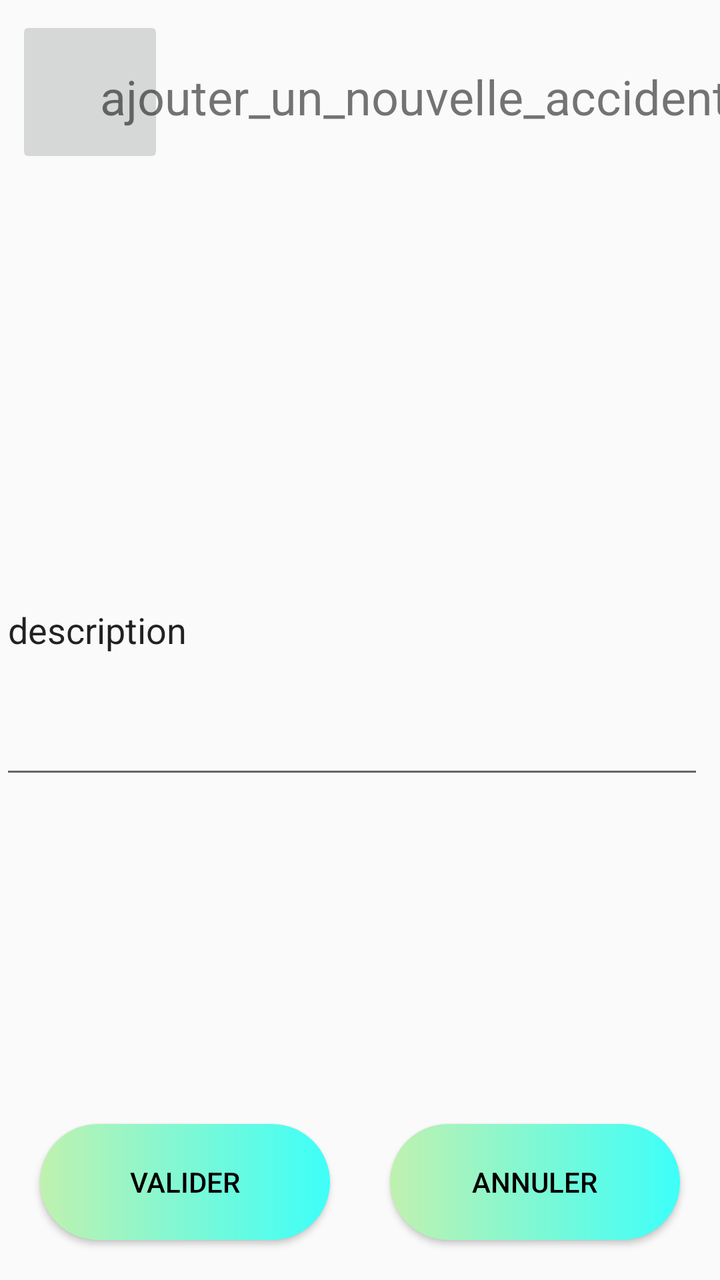
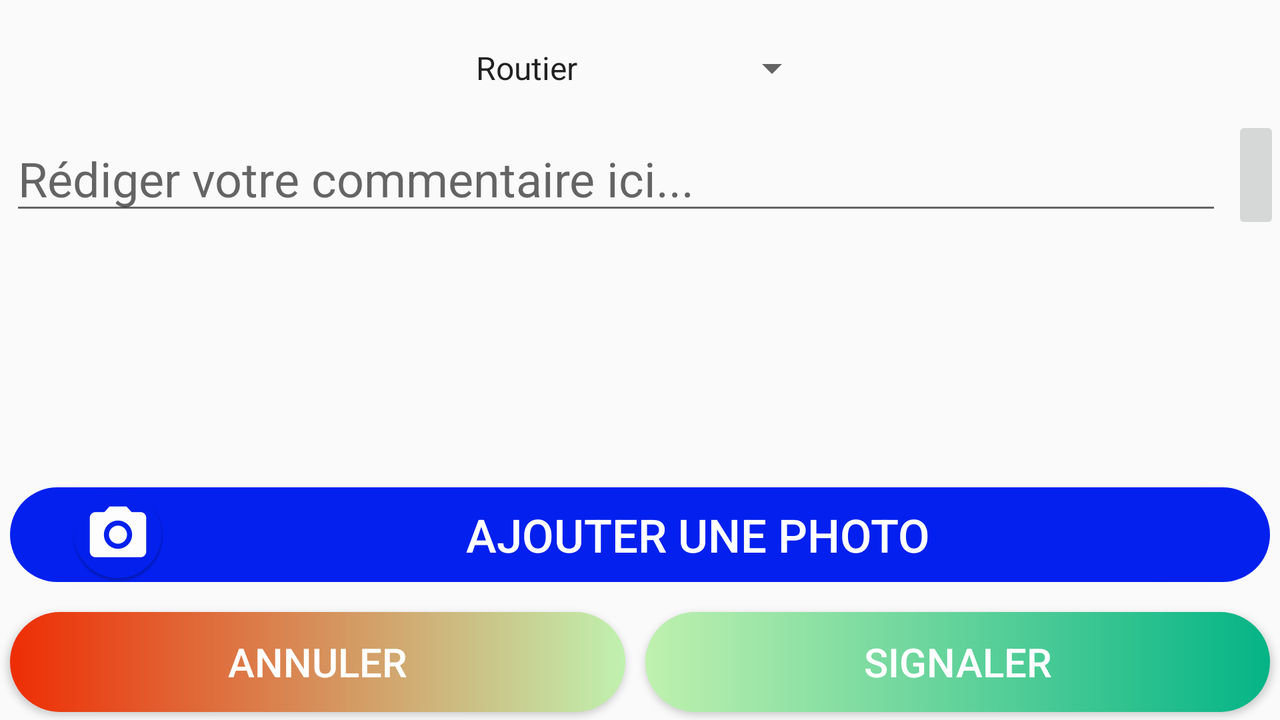

Two renders of one Android screen. The first uses the default layout on a phone; the second uses the alternative layout the repository ships for a different screen configuration, on a matching device. The two XML files are below.
<!-- AndroidManifest.xml: activity theme AppTheme -->
<!-- res/layout/add_accident.xml -->
<?xml version="1.0" encoding="utf-8"?>
<androidx.constraintlayout.widget.ConstraintLayout
    xmlns:android="http://schemas.android.com/apk/res/android"
    xmlns:app="http://schemas.android.com/apk/res-auto"
    xmlns:tools="http://schemas.android.com/tools"
    android:layout_width="match_parent"
    android:layout_height="match_parent">

    <Button
        android:id="@+id/valid"
        android:layout_width="145dp"
        android:layout_height="58dp"
        android:layout_margin="20dp"
        android:layout_marginStart="32dp"
        android:layout_marginBottom="32dp"
        android:layout_weight="2"
        android:background="@drawable/custom_button1"
        android:text="valider"
        android:textColor="#000000"
        app:layout_constraintBottom_toBottomOf="parent"
        app:layout_constraintStart_toStartOf="parent" />

    <Button
        android:id="@+id/cancel"
        android:layout_width="145dp"
        android:layout_height="58dp"
        android:layout_margin="20dp"
        android:layout_marginEnd="32dp"
        android:layout_marginBottom="32dp"
        android:layout_weight="2"
        android:background="@drawable/custom_button1"
        android:text="annuler"
        android:textColor="#000000"
        app:layout_constraintBottom_toBottomOf="parent"
        app:layout_constraintEnd_toEndOf="parent" />

    <ImageButton
        android:id="@+id/back"
        android:layout_width="74dp"
        android:layout_height="76dp"
        android:layout_marginStart="8dp"
        android:layout_marginTop="8dp"
        android:src="@drawable/arrow_left"
        app:layout_constraintStart_toStartOf="parent"
        app:layout_constraintTop_toTopOf="parent" />

    <TextView
        android:id="@+id/Titre1"
        android:layout_width="wrap_content"
        android:layout_height="wrap_content"
        android:layout_marginStart="8dp"
        android:layout_marginTop="32dp"
        android:layout_marginEnd="8dp"
        android:text="ajouter_un_nouvelle_accident"
        android:textSize="24sp"
        app:layout_constraintEnd_toEndOf="parent"
        app:layout_constraintHorizontal_bias="0.769"
        app:layout_constraintStart_toEndOf="@+id/back"
        app:layout_constraintTop_toTopOf="parent"/>

    <EditText
        android:id="@+id/editText"
        android:layout_width="352dp"
        android:layout_height="162dp"
        android:ems="10"
        android:inputType="textPersonName"
        android:text="description"
        app:layout_constraintBottom_toTopOf="@+id/valid"
        app:layout_constraintTop_toBottomOf="@+id/Titre1"
        tools:layout_editor_absoluteX="26dp" />

</androidx.constraintlayout.widget.ConstraintLayout>
<!-- resources referenced by this layout -->
<resources>
  <!-- drawable custom_button1 (drawable) -->
  <?xml version="1.0" encoding="utf-8"?>
  <shape xmlns:android="http://schemas.android.com/apk/res/android">
  
      <gradient  android:startColor="#c0f1af" android:endColor="#3dfff9" android:type="linear" />
      <corners android:radius="50dp"/>
  </shape>
  <style name="AppTheme" parent="Theme.AppCompat.Light.DarkActionBar">
          
          <item name="colorPrimary">@color/colorPrimary</item>
          <item name="colorPrimaryDark">@color/colorPrimaryDark</item>
          <item name="colorAccent">@color/colorAccent</item>
          <item name="android:navigationBarColor">@color/colorPrimary</item>
          <item name="android:windowDrawsSystemBarBackgrounds">true</item>
          <item name="android:statusBarColor">@color/colorPrimary</item>
  
      </style>
  <color name="colorPrimary">#04B486</color>
  <color name="colorPrimaryDark">#04B486</color>
  <color name="colorAccent">#03DAC5</color>
</resources>
<!-- res/layout-land/add_accident.xml (the repository's variant of the layout above) -->
<!-- drawn on the phone turned sideways -->
<?xml version="1.0" encoding="utf-8"?>
<LinearLayout
    xmlns:android="http://schemas.android.com/apk/res/android"
    xmlns:app="http://schemas.android.com/apk/res-auto"
    xmlns:tools="http://schemas.android.com/tools"
    android:layout_width="match_parent"
    android:orientation="vertical"
    android:layout_height="match_parent">




    <LinearLayout
        android:layout_width="match_parent"
        android:layout_height="wrap_content"
        android:layout_weight="8"
        android:orientation="vertical"
        app:layout_constraintBottom_toBottomOf="parent"
        app:layout_constraintTop_toTopOf="parent">

        <Spinner
            android:id="@+id/spiner"
            android:layout_width="180dp"
            android:layout_height="48dp"
            android:layout_gravity="center_horizontal"
            android:layout_marginTop="10dp"
            android:entries="@array/List"
            android:gravity="center_horizontal" />

        <LinearLayout
            android:layout_width="match_parent"
            android:layout_height="67dp">

            <MultiAutoCompleteTextView
                android:id="@+id/multiAutoCompleteTextView"
                android:layout_width="match_parent"
                android:layout_height="wrap_content"
                android:layout_margin="5dp"
                android:layout_weight="1"
                android:gravity="start"
                android:hint="Rédiger votre commentaire ici..."
                android:textSize="24sp" />

            <ImageButton
                android:id="@+id/voiceButton"
                android:layout_width="wrap_content"
                android:layout_height="59dp"
                android:src="@drawable/ic_mic_black_24dp" />

        </LinearLayout>

    </LinearLayout>

   <LinearLayout
       android:layout_width="match_parent"
       android:layout_height="wrap_content"
       android:layout_weight="15">

       <ImageView
           android:id="@+id/picture"
           android:layout_width="match_parent"
           android:layout_height="116dp"
           android:src="@drawable/camera" />
   </LinearLayout>

    <Button
        android:id="@+id/photobtn"
        android:layout_width="match_parent"
        android:layout_height="wrap_content"
        android:layout_gravity="center"
        android:layout_marginTop="20dp"
        android:layout_marginLeft="5dp"
        android:layout_marginRight="5dp"
        android:layout_marginBottom="10dp"
        android:layout_weight="1"
        android:background="@drawable/button_blue"
        android:drawableLeft="@mipmap/ic_photo"
        android:gravity="center"
        android:paddingStart="30dp"
        android:paddingEnd="20dp"
        android:text="Ajouter une photo"
        android:textColor="#ffffff"
        android:textSize="23sp" />

    <LinearLayout
        android:layout_width="match_parent"
        android:layout_height="wrap_content"
        android:layout_weight="1"
        android:orientation="horizontal">


        <Button
            android:id="@+id/cancel"
            android:layout_width="wrap_content"
            android:layout_height="50dp"
            android:layout_margin="5dp"
            android:layout_weight="1"
            android:background="@drawable/button_red"
            android:text="Annuler"
            android:textColor="#ffffff"
            android:textSize="20dp" />

        <Button
            android:id="@+id/valid"
            android:layout_width="wrap_content"
            android:layout_height="50dp"
            android:layout_margin="5dp"
            android:layout_weight="1"
            android:background="@drawable/button_green"
            android:text="Signaler"
            android:textColor="#ffffff"
            android:textSize="20dp" />


    </LinearLayout>



</LinearLayout>
<!-- resources referenced by the variant -->
<!-- as the phone turned sideways resolves them -->
<resources>
  <string-array name="List">
         <item>Routier</item>
         <item>Chantier</item>
         <item>Embouteillage</item>
         <item>Radar</item>
     </string-array>
  <!-- drawable button_blue (drawable) -->
  <?xml version="1.0" encoding="utf-8"?>
  <shape xmlns:android="http://schemas.android.com/apk/res/android">
  
      <gradient  android:endColor="#0420ee" android:startColor="#0420ee" android:type="linear" />
      <corners android:radius="50dp"/>
  </shape>
  <!-- drawable button_green (drawable) -->
  <?xml version="1.0" encoding="utf-8"?>
  <shape xmlns:android="http://schemas.android.com/apk/res/android">
  
      <gradient  android:startColor="#c0f1af" android:endColor="@color/colorPrimary" android:type="linear" />
      <corners android:radius="50dp"/>
  </shape>
  <!-- drawable button_red (drawable) -->
  <?xml version="1.0" encoding="utf-8"?>
  <shape xmlns:android="http://schemas.android.com/apk/res/android">
  
      <gradient  android:endColor="#c0f1af" android:startColor="#ee2d04" android:type="linear" />
      <corners android:radius="50dp"/>
  </shape>
  <!-- mipmap ic_photo: png bitmap (mipmap-hdpi, 2904 bytes) -->
  <style name="AppTheme" parent="Theme.AppCompat.Light.DarkActionBar">
          
          <item name="colorPrimary">@color/colorPrimary</item>
          <item name="colorPrimaryDark">@color/colorPrimaryDark</item>
          <item name="colorAccent">@color/colorAccent</item>
          <item name="android:navigationBarColor">@color/colorPrimary</item>
          <item name="android:windowDrawsSystemBarBackgrounds">true</item>
          <item name="android:statusBarColor">@color/colorPrimary</item>
  
      </style>
  <color name="colorPrimary">#04B486</color>
  <color name="colorPrimaryDark">#04B486</color>
  <color name="colorAccent">#03DAC5</color>
</resources>
